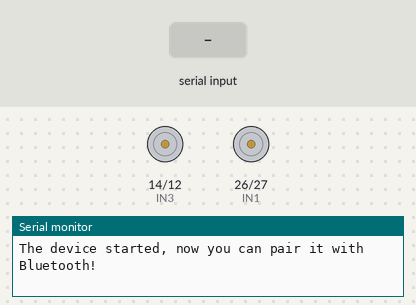
Recording of a sketch running on a simulated ESP32. Shown: motor-driver pin pairs drawn as motors (green arrow = first pin HIGH = forward, orange = second pin HIGH = backward, longer = more drive), the last lines printed to the serial monitor. The test bench sets the inputs (shaded band). Nothing arrives over Bluetooth unless stated.

Above: at 1.2 s.
1.3 s: "F" received over the second serial link
At 2.5 s:
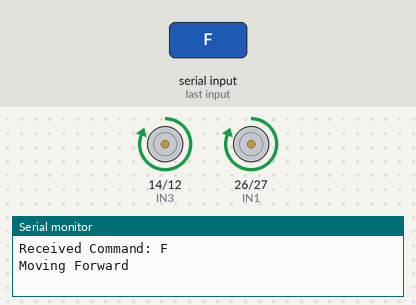
2.8 s: "B" received over the second serial link
At 3.8 s:
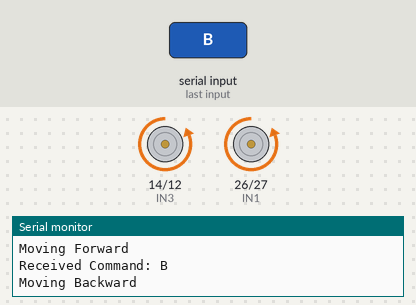
4.3 s: "L" received over the second serial link
At 4.9 s:
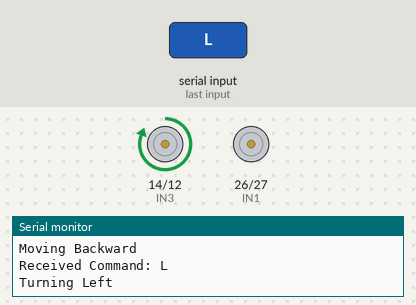
5.8 s: "R" received over the second serial link
At 7.2 s:
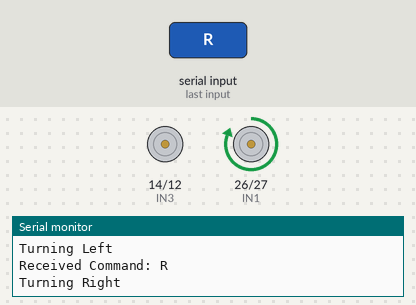
Timing chart, 0 to 8.3 s (numbered marks = the images above; inputs shaded):
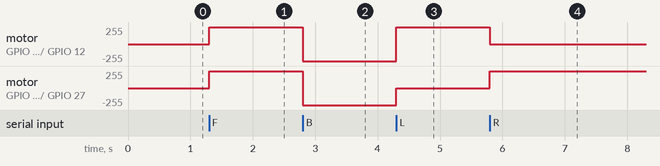

The sketch:

esp32.ino
```cpp
#include "Arduino.h"
#include "BluetoothSerial.h"

// Initialize Bluetooth Serial object
BluetoothSerial SerialBT;

// Pins for L298N Motor Driver
int IN1 = 26;  // Motor A forward
int IN2 = 27;  // Motor A backward
int IN3 = 14;  // Motor B forward
int IN4 = 12;  // Motor B backward

// Variable to store Bluetooth input
char command = ' ';
char lastCommand = ' ';  // To store the last command and reduce redundant actions

void setup() {
  // Set all motor control pins as output
  pinMode(IN1, OUTPUT);
  pinMode(IN2, OUTPUT);
  pinMode(IN3, OUTPUT);
  pinMode(IN4, OUTPUT);

  // Start Bluetooth Serial and give it a name
  SerialBT.begin("ESP32_RC_Car"); // Change this to any name you like
  Serial.begin(9600);
  Serial.println("The device started, now you can pair it with Bluetooth!");
}

void loop() {
  // Check if data is available on Bluetooth
  while (SerialBT.available()) {
    command = SerialBT.read(); // Read the command from the Bluetooth app
    Serial.print("Received Command: ");
    Serial.println(command); // Print the command for debugging
  }

  // If the command has changed, execute new action
  if (command != lastCommand) {
    lastCommand = command;

    // Perform actions based on the command received
    switch (command) {
      case 'F':
        // Move forward
        digitalWrite(IN1, HIGH);
        digitalWrite(IN2, LOW);
        digitalWrite(IN3, HIGH);
        digitalWrite(IN4, LOW);
        Serial.println("Moving Forward");
        break;

      case 'B':
        // Move backward
        digitalWrite(IN1, LOW);
        digitalWrite(IN2, HIGH);
        digitalWrite(IN3, LOW);
        digitalWrite(IN4, HIGH);
        Serial.println("Moving Backward");
        break;

      case 'L':
        // Turn left - only the right motor moves forward
        digitalWrite(IN1, LOW);
        digitalWrite(IN2, LOW);
        digitalWrite(IN3, HIGH);
        digitalWrite(IN4, LOW);
        Serial.println("Turning Left");
        break;

      case 'R':
        // Turn right - only the left motor moves forward
        digitalWrite(IN1, HIGH);
        digitalWrite(IN2, LOW);
        digitalWrite(IN3, LOW);
        digitalWrite(IN4, LOW);
        Serial.println("Turning Right");
        break;

      case 'S':
        // Stop both motors
        digitalWrite(IN1, LOW);
        digitalWrite(IN2, LOW);
        digitalWrite(IN3, LOW);
        digitalWrite(IN4, LOW);
        Serial.println("Stopping");
        break;

      default:
        // Invalid command, do nothing
        break;
    }
  }
}
```

Measured:
- after the input at 1.3 s, motor on GPIO 14 (IN3) / GPIO 12 (IN4), motor on GPIO 26 (IN1) / GPIO 27 (IN2): stopped → forward 255/255 at once
- after the input at 2.8 s, motor on GPIO 14 (IN3) / GPIO 12 (IN4), motor on GPIO 26 (IN1) / GPIO 27 (IN2): forward 255/255 → backward 255/255 at once
- after the input at 4.3 s, motor on GPIO 14 (IN3) / GPIO 12 (IN4): backward 255/255 → forward 255/255 at once; motor on GPIO 26 (IN1) / GPIO 27 (IN2): backward 255/255 → stopped at once
- after the input at 5.8 s, motor on GPIO 14 (IN3) / GPIO 12 (IN4): forward 255/255 → stopped at once; motor on GPIO 26 (IN1) / GPIO 27 (IN2): stopped → forward 255/255 at once
